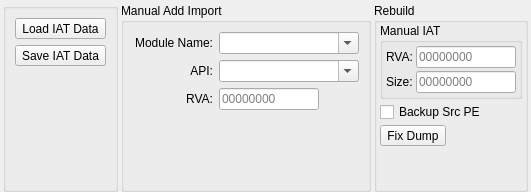
          <widget class="QWidget" name="tabIAT">
           <attribute name="title">
            <string>IAT</string>
           </attribute>
           <layout class="QHBoxLayout" name="horizontalLayout_28">
            <property name="spacing">
             <number>3</number>
            </property>
            <property name="leftMargin">
             <number>3</number>
            </property>
            <property name="topMargin">
             <number>3</number>
            </property>
            <property name="rightMargin">
             <number>3</number>
            </property>
            <property name="bottomMargin">
             <number>0</number>
            </property>
            <item>
             <widget class="QGroupBox" name="groupBox_5">
              <property name="title">
               <string/>
              </property>
              <layout class="QVBoxLayout" name="verticalLayout_23">
               <item>
                <widget class="QToolButton" name="btnLoadXImport">
                 <property name="text">
                  <string>Load IAT Data</string>
                 </property>
                 <property name="icon">
                  <iconset resource="xApiSpy.qrc">
                   <normaloff>:/ico/images/open.ico</normaloff>:/ico/images/open.ico</iconset>
                 </property>
                 <property name="toolButtonStyle">
                  <enum>Qt::ToolButtonTextBesideIcon</enum>
                 </property>
                </widget>
               </item>
               <item>
                <widget class="QToolButton" name="btnSaveXImport">
                 <property name="text">
                  <string>Save IAT Data</string>
                 </property>
                 <property name="icon">
                  <iconset resource="xApiSpy.qrc">
                   <normaloff>:/ico/images/Save.ico</normaloff>:/ico/images/Save.ico</iconset>
                 </property>
                 <property name="toolButtonStyle">
                  <enum>Qt::ToolButtonTextBesideIcon</enum>
                 </property>
                </widget>
               </item>
               <item>
                <spacer name="verticalSpacer_15">
                 <property name="orientation">
                  <enum>Qt::Vertical</enum>
                 </property>
                 <property name="sizeHint" stdset="0">
                  <size>
                   <width>20</width>
                   <height>40</height>
                  </size>
                 </property>
                </spacer>
               </item>
              </layout>
             </widget>
            </item>
            <item>
             <widget class="QGroupBox" name="grpAddImp">
              <property name="title">
               <string>Manual Add Import</string>
              </property>
              <layout class="QVBoxLayout" name="verticalLayout_22">
               <item>
                <layout class="QHBoxLayout" name="horizontalLayout_25">
                 <item>
                  <widget class="QLabel" name="label_15">
                   <property name="sizePolicy">
                    <sizepolicy hsizetype="Fixed" vsizetype="Preferred">
                     <horstretch>0</horstretch>
                     <verstretch>0</verstretch>
                    </sizepolicy>
                   </property>
                   <property name="minimumSize">
                    <size>
                     <width>80</width>
                     <height>0</height>
                    </size>
                   </property>
                   <property name="text">
                    <string>Module Name:</string>
                   </property>
                   <property name="alignment">
                    <set>Qt::AlignRight|Qt::AlignTrailing|Qt::AlignVCenter</set>
                   </property>
                  </widget>
                 </item>
                 <item>
                  <widget class="QComboBox" name="comboBox">
                   <property name="editable">
                    <bool>true</bool>
                   </property>
                  </widget>
                 </item>
                </layout>
               </item>
               <item>
                <layout class="QHBoxLayout" name="horizontalLayout_26">
                 <item>
                  <widget class="QLabel" name="label_16">
                   <property name="sizePolicy">
                    <sizepolicy hsizetype="Fixed" vsizetype="Preferred">
                     <horstretch>0</horstretch>
                     <verstretch>0</verstretch>
                    </sizepolicy>
                   </property>
                   <property name="minimumSize">
                    <size>
                     <width>80</width>
                     <height>0</height>
                    </size>
                   </property>
                   <property name="text">
                    <string>API:</string>
                   </property>
                   <property name="alignment">
                    <set>Qt::AlignRight|Qt::AlignTrailing|Qt::AlignVCenter</set>
                   </property>
                  </widget>
                 </item>
                 <item>
                  <widget class="QComboBox" name="comboBox_2">
                   <property name="editable">
                    <bool>true</bool>
                   </property>
                  </widget>
                 </item>
                </layout>
               </item>
               <item>
                <layout class="QHBoxLayout" name="horizontalLayout_27">
                 <item>
                  <widget class="QLabel" name="label_17">
                   <property name="sizePolicy">
                    <sizepolicy hsizetype="Fixed" vsizetype="Preferred">
                     <horstretch>0</horstretch>
                     <verstretch>0</verstretch>
                    </sizepolicy>
                   </property>
                   <property name="minimumSize">
                    <size>
                     <width>80</width>
                     <height>0</height>
                    </size>
                   </property>
                   <property name="text">
                    <string>RVA:</string>
                   </property>
                   <property name="alignment">
                    <set>Qt::AlignRight|Qt::AlignTrailing|Qt::AlignVCenter</set>
                   </property>
                  </widget>
                 </item>
                 <item>
                  <widget class="QLineEdit" name="edtBPAddr_2">
                   <property name="minimumSize">
                    <size>
                     <width>100</width>
                     <height>0</height>
                    </size>
                   </property>
                   <property name="maximumSize">
                    <size>
                     <width>100</width>
                     <height>16777215</height>
                    </size>
                   </property>
                   <property name="inputMask">
                    <string>HHHHHHHH</string>
                   </property>
                   <property name="placeholderText">
                    <string>00000000</string>
                   </property>
                   <property name="clearButtonEnabled">
                    <bool>true</bool>
                   </property>
                  </widget>
                 </item>
                 <item>
                  <spacer name="horizontalSpacer_5">
                   <property name="orientation">
                    <enum>Qt::Horizontal</enum>
                   </property>
                   <property name="sizeHint" stdset="0">
                    <size>
                     <width>40</width>
                     <height>20</height>
                    </size>
                   </property>
                  </spacer>
                 </item>
                </layout>
               </item>
               <item>
                <spacer name="verticalSpacer_14">
                 <property name="orientation">
                  <enum>Qt::Vertical</enum>
                 </property>
                 <property name="sizeHint" stdset="0">
                  <size>
                   <width>20</width>
                   <height>40</height>
                  </size>
                 </property>
                </spacer>
               </item>
              </layout>
             </widget>
            </item>
            <item>
             <widget class="QGroupBox" name="groupBox_10">
              <property name="title">
               <string>Rebuild</string>
              </property>
              <layout class="QGridLayout" name="gridLayout_18">
               <property name="leftMargin">
                <number>3</number>
               </property>
               <property name="topMargin">
                <number>0</number>
               </property>
               <property name="rightMargin">
                <number>3</number>
               </property>
               <property name="bottomMargin">
                <number>3</number>
               </property>
               <property name="spacing">
                <number>3</number>
               </property>
               <item row="0" column="0">
                <widget class="QGroupBox" name="groupBox_11">
                 <property name="sizePolicy">
                  <sizepolicy hsizetype="Fixed" vsizetype="Fixed">
                   <horstretch>0</horstretch>
                   <verstretch>0</verstretch>
                  </sizepolicy>
                 </property>
                 <property name="title">
                  <string>Manual IAT</string>
                 </property>
                 <layout class="QFormLayout" name="formLayout_3">
                  <property name="horizontalSpacing">
                   <number>3</number>
                  </property>
                  <property name="verticalSpacing">
                   <number>3</number>
                  </property>
                  <property name="leftMargin">
                   <number>3</number>
                  </property>
                  <property name="topMargin">
                   <number>3</number>
                  </property>
                  <property name="rightMargin">
                   <number>3</number>
                  </property>
                  <property name="bottomMargin">
                   <number>3</number>
                  </property>
                  <item row="1" column="0">
                   <widget class="QLabel" name="label_18">
                    <property name="text">
                     <string>RVA:</string>
                    </property>
                   </widget>
                  </item>
                  <item row="1" column="1">
                   <widget class="QLineEdit" name="edtBPAddr_4">
                    <property name="minimumSize">
                     <size>
                      <width>100</width>
                      <height>0</height>
                     </size>
                    </property>
                    <property name="maximumSize">
                     <size>
                      <width>100</width>
                      <height>16777215</height>
                     </size>
                    </property>
                    <property name="inputMask">
                     <string>HHHHHHHH</string>
                    </property>
                    <property name="placeholderText">
                     <string>00000000</string>
                    </property>
                    <property name="clearButtonEnabled">
                     <bool>true</bool>
                    </property>
                   </widget>
                  </item>
                  <item row="2" column="1">
                   <widget class="QLineEdit" name="edtBPAddr_3">
                    <property name="minimumSize">
                     <size>
                      <width>100</width>
                      <height>0</height>
                     </size>
                    </property>
                    <property name="maximumSize">
                     <size>
                      <width>100</width>
                      <height>16777215</height>
                     </size>
                    </property>
                    <property name="inputMask">
                     <string>HHHHHHHH</string>
                    </property>
                    <property name="placeholderText">
                     <string>00000000</string>
                    </property>
                    <property name="clearButtonEnabled">
                     <bool>true</bool>
                    </property>
                   </widget>
                  </item>
                  <item row="2" column="0">
                   <widget class="QLabel" name="label_19">
                    <property name="text">
                     <string>Size:</string>
                    </property>
                   </widget>
                  </item>
                 </layout>
                </widget>
               </item>
               <item row="2" column="0">
                <widget class="QToolButton" name="btnFixImport">
                 <property name="text">
                  <string>Fix Dump</string>
                 </property>
                 <property name="icon">
                  <iconset resource="xApiSpy.qrc">
                   <normaloff>:/ico/images/clear.ico</normaloff>:/ico/images/clear.ico</iconset>
                 </property>
                 <property name="toolButtonStyle">
                  <enum>Qt::ToolButtonTextBesideIcon</enum>
                 </property>
                </widget>
               </item>
               <item row="3" column="0">
                <spacer name="verticalSpacer_16">
                 <property name="orientation">
                  <enum>Qt::Vertical</enum>
                 </property>
                 <property name="sizeHint" stdset="0">
                  <size>
                   <width>20</width>
                   <height>40</height>
                  </size>
                 </property>
                </spacer>
               </item>
               <item row="1" column="0">
                <widget class="QCheckBox" name="chkBKSrcIAT">
                 <property name="text">
                  <string>Backup Src PE</string>
                 </property>
                </widget>
               </item>
              </layout>
             </widget>
            </item>
           </layout>
          </widget>
